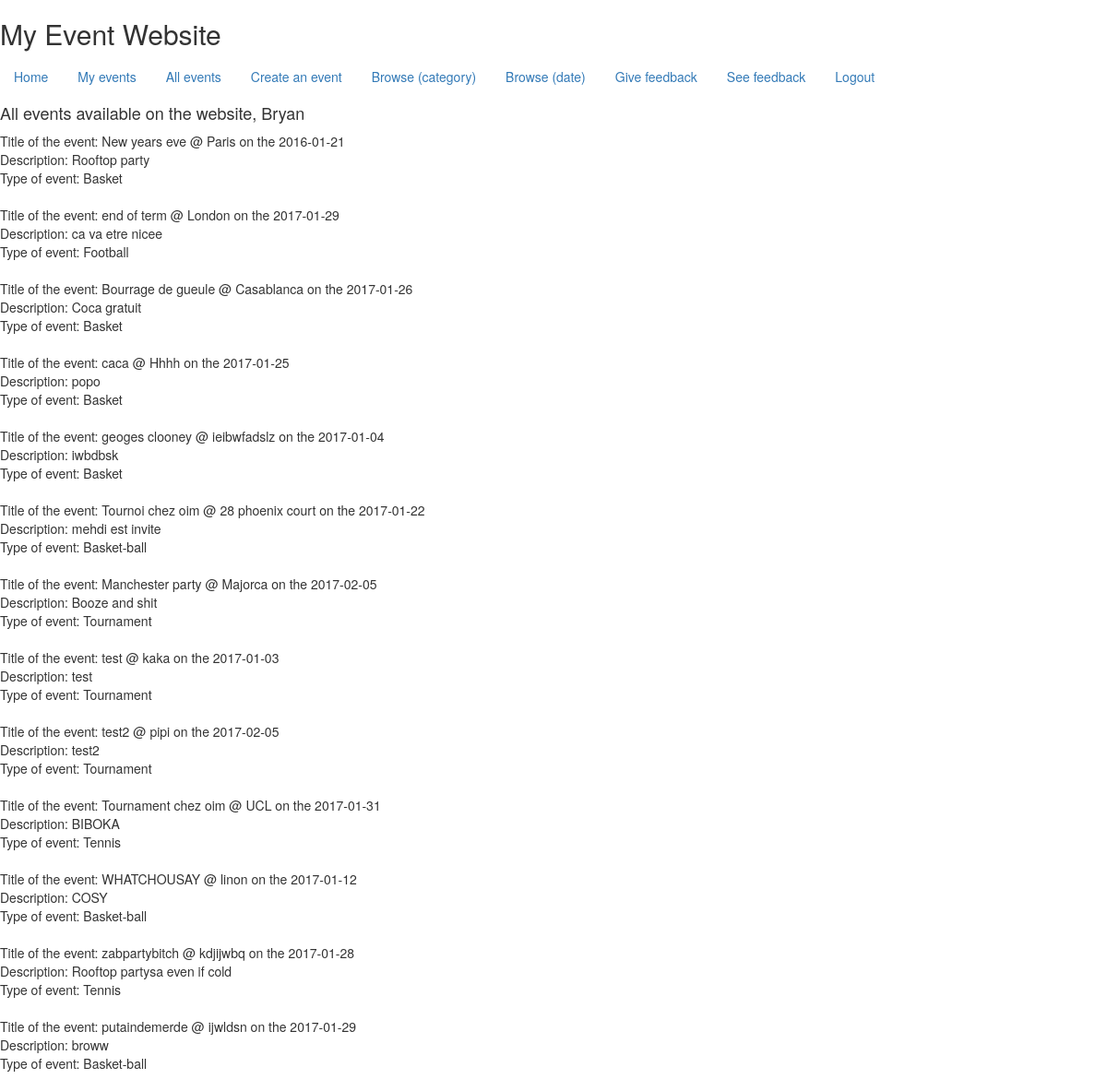
Screenshot of /eventmvc/allEvents.php (signed in) with the database file from the repository.
### tables this page shows
CREATE TABLE IF NOT EXISTS `events` (
  `id` int(11) NOT NULL AUTO_INCREMENT,
  `title` varchar(255) NOT NULL,
  `description` varchar(255) NOT NULL,
  `location` varchar(255) NOT NULL,
  `startdate` varchar(255) NOT NULL,
  `enddate` varchar(255) NOT NULL,
  `categorisation` varchar(255) NOT NULL,
  `tickets` varchar(255) NOT NULL,
  `userid` int(11) NOT NULL,
  PRIMARY KEY (`id`),
  KEY `userid` (`userid`)
);

### eventmvc/allEvents.php (the view, shortened to what this page needs)
<?php
$query = "SELECT * FROM events";
$result = mysql_query($query);
?>
<!doctype html>
<html>
  <link rel="stylesheet" href="https://maxcdn.bootstrapcdn.com/bootstrap/3.3.7/css/bootstrap.min.css">
<head>
</head>
<body>
 <h2>My Event Website</h2>
  <ul class="nav nav-pills" role="tablist">
    <li><a href="home.html">Home</a></li>
    <li><a href="myevents.php">My events</a></li>
    <li><a href=" class=active">All events</a></li>
    <li><a href="createEvent.php">Create an event</a></li>
    <li><a href="browsebycategory.php">Browse (category)</a></li>
    <li><a href="browseByDate.php">Browse (date)</a></li>
    <li><a href="feedback.php">Give feedback</a></li>
    <li><a href="seefeedback.php">See feedback</a></li>
    <li> <a href="logout.php">Logout</a></li>
  </ul>
     <h4> All events available on the website, <?=$_SESSION['sess_name'];?> </h4>
    <div>
    <?php
while($row = mysql_fetch_array($result)){
   echo "Title of the event: " . $row['title'] . " @ " . $row['location'] . "</td> <td>" . " on the " . $row['startdate']."<br />". "Description: " .  $row['description']."<br />". "Type of event: " .  $row['categorisation']."<br />" . "</td><br /></tr>" ;
}
    ?>
        </div>
</body>
</html>

### rows the page displays
events: title "New years eve", location "Paris", startdate "2016-01-21", description "Rooftop party", categorisation "Basket"
events: title "end of term", location "London", startdate "2017-01-29", description "ca va etre nicee", categorisation "Football"
events: title "Bourrage de gueule", location "Casablanca", startdate "2017-01-26", description "Coca gratuit", categorisation "Basket"
events: title "caca", location "Hhhh", startdate "2017-01-25", description "popo", categorisation "Basket"
events: title "geoges clooney", location "ieibwfadslz", startdate "2017-01-04", description "iwbdbsk", categorisation "Basket"
events: title "Tournoi chez oim", location "28 phoenix court", startdate "2017-01-22", description "mehdi est invite", categorisation "Basket-ball"
events: title "Manchester party", location "Majorca", startdate "2017-02-05", description "Booze and shit", categorisation "Tournament"
events: title "test", location "kaka", startdate "2017-01-03", description "test", categorisation "Tournament"
events: title "test2", location "pipi", startdate "2017-02-05", description "test2", categorisation "Tournament"
events: title "Tournament chez oim", location "UCL", startdate "2017-01-31", description "BIBOKA", categorisation "Tennis"
events: title "WHATCHOUSAY", location "linon", startdate "2017-01-12", description "COSY", categorisation "Basket-ball"
events: title "zabpartybitch", location "kdjijwbq", startdate "2017-01-28", description "Rooftop partysa even if cold", categorisation "Tennis"
events: title "putaindemerde", location "ijwldsn", startdate "2017-01-29", description "broww", categorisation "Basket-ball"

### other values shown
$_SESSION['sess_name'] "Bryan"
